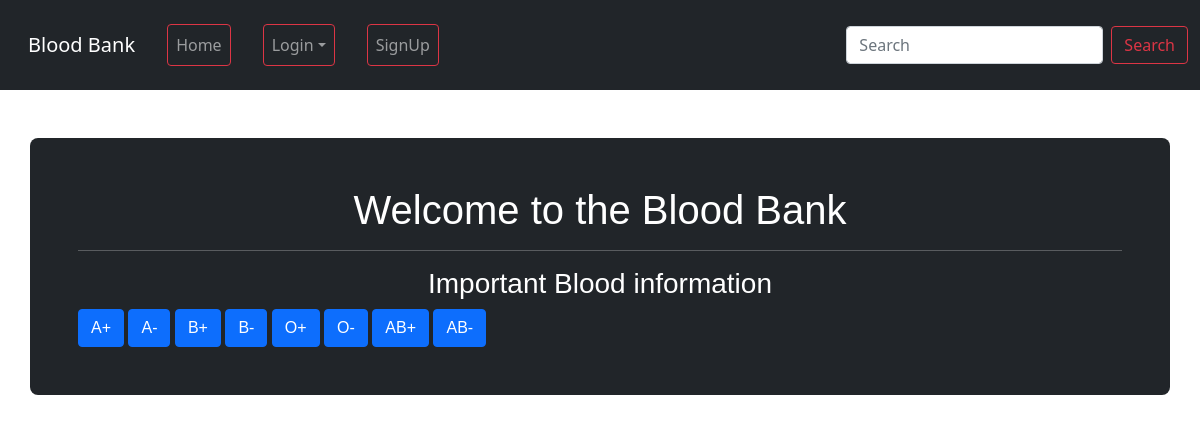
Page /bb/home.php on the committed database.
### tables this page shows
CREATE TABLE `blood` (
  `blood_id` int(10) NOT NULL,
  `bloodgroup` varchar(3) NOT NULL,
  `price` int(5) NOT NULL,
  `info` text DEFAULT NULL
);

### bb/home.php (the view, shortened to what this page needs)
<!doctype html>
<html lang="en">
<head>
  <link href="https://cdn.jsdelivr.net/npm/bootstrap@5.1.1/dist/css/bootstrap.min.css" rel="stylesheet">
  <link rel="stylesheet" href="style.css">
</head>
<body>
  <?php require 'navbar.php' ?>
  <div class="container mt-5 p-5">
    <h1 class="text-center">Welcome to the Blood Bank</h1>
    <hr>
    <h3 class="text-center">Important Blood information</h3>
    <?php
    require 'db.php';
    if (!$conn) {
      die("Sorry we failed to connect: " . mysqli_connect_error());
    } else {
      $sql = "SELECT bloodgroup,info FROM `blood`";
      $result = mysqli_query($conn, $sql);
      while ($row = mysqli_fetch_assoc($result)) {
        if ($row['bloodgroup'] == 'B+') {
          echo '
          <button type="button" class="btn btn-primary" data-bs-toggle="modal" data-bs-target="#exampleModal1">
            ' . $row['bloodgroup'] . '
          </button>
          <div class="modal fade" id="exampleModal1" tabindex="-1" aria-labelledby="exampleModalLabel1" aria-hidden="true">
            <div class="modal-dialog modal-dialog-centered modal-dialog-scrollable">
              <div class="bg-dark modal-content">
                <div class="modal-header">
                  <h5 class="modal-title" id="exampleModalLabel1">Details</h5>
                  <button type="button" class="btn-close" data-bs-dismiss="modal" aria-label="Close"></button>
                </div>
                <div class="modal-body">
                  ' . $row['info'] . '
                </div>
                <div class="modal-footer">
                  <button type="button" class="btn btn-secondary" data-bs-dismiss="modal">Close</button>
                </div>
              </div>
            </div>
          </div>';
        } elseif ($row['bloodgroup'] == 'B-') {
          echo '
          <button type="button" class="btn btn-primary" data-bs-toggle="modal" data-bs-target="#exampleModal2">
            ' . $row['bloodgroup'] . '
          </button>
          <div class="modal fade" id="exampleModal2" tabindex="-1" aria-labelledby="exampleModalLabel2" aria-hidden="true">
            <div class="modal-dialog modal-dialog-centered modal-dialog-scrollable">
              <div class="bg-dark modal-content">
                <div class="modal-header">
                  <h5 class="modal-title" id="exampleModalLabel2">Details</h5>
                  <button type="button" class="btn-close" data-bs-dismiss="modal" aria-label="Close"></button>
                </div>
                <div class="modal-body">
                  ' . $row['info'] . '
                </div>
                <div class="modal-footer">
                  <button type="button" class="btn btn-secondary" data-bs-dismiss="modal">Close</button>
                </div>
              </div>
            </div>
          </div>';
        } elseif ($row['bloodgroup'] == 'A+') {
          echo '
          <button type="button" class="btn btn-primary" data-bs-toggle="modal" data-bs-target="#exampleModal">
            ' . $row['bloodgroup'] . '
          </button>
          <div class="modal fade" id="exampleModal" tabindex="-1" aria-labelledby="exampleModalLabel" aria-hidden="true">
            <div class="modal-dialog modal-dialog-centered modal-dialog-scrollable">
              <div class="bg-dark modal-content">
                <div class="modal-header">
                  <h5 class="modal-title" id="exampleModalLabel">Details</h5>
                  <button type="button" class="btn-close" data-bs-dismiss="modal" aria-label="Close"></button>
                </div>
                <div class="modal-body">
                  ' . $row['info'] . '
                </div>
                <div class="modal-footer">
                  <button type="button" class="btn btn-secondary" data-bs-dismiss="modal">Close</button>
                </div>
              </div>
            </div>
          </div>';
        } elseif ($row['bloodgroup'] == 'A-') {
          echo '
          <button type="button" class="btn btn-primary" data-bs-toggle="modal" data-bs-target="#exampleModal">
            ' . $row['bloodgroup'] . '
          </button>
          <div class="modal fade" id="exampleModal" tabindex="-1" aria-labelledby="exampleModalLabel" aria-hidden="true">
            <div class="modal-dialog modal-dialog-centered modal-dialog-scrollable">
              <div class="bg-dark modal-content">
                <div class="modal-header">
                  <h5 class="modal-title" id="exampleModalLabel">Details</h5>
                  <button type="button" class="btn-close" data-bs-dismiss="modal" aria-label="Close"></button>
                </div>
                <div class="modal-body">
                  ' . $row['info'] . '
                </div>
                <div class="modal-footer">
                  <button type="button" class="btn btn-secondary" data-bs-dismiss="modal">Close</button>
                </div>
              </div>
            </div>
          </div>';
        } elseif ($row['bloodgroup'] == 'AB+') {
          echo '
          <button type="button" class="btn btn-primary" data-bs-toggle="modal" data-bs-target="#exampleModal">
            ' . $row['bloodgroup'] . '
          </button>
          <div class="modal fade" id="exampleModal" tabindex="-1" aria-labelledby="exampleModalLabel" aria-hidden="true">
            <div class="modal-dialog modal-dialog-centered modal-dialog-scrollable">
              <div class="bg-dark modal-content">
                <div class="modal-header">
                  <h5 class="modal-title" id="exampleModalLabel">Details</h5>
                  <button type="button" class="btn-close" data-bs-dismiss="modal" aria-label="Close"></button>
                </div>
                <div class="modal-body">
                  ' . $row['info'] . '
                </div>
                <div class="modal-footer">
                  <button type="button" class="btn btn-secondary" data-bs-dismiss="modal">Close</button>
                </div>
              </div>
            </div>
          </div>';
        } elseif ($row['bloodgroup'] == 'AB-') {
          echo '
          <button type="button" class="btn btn-primary" data-bs-toggle="modal" data-bs-target="#exampleModal">
            ' . $row['bloodgroup'] . '
          </button>
          <div class="modal fade" id="exampleModal" tabindex="-1" aria-labelledby="exampleModalLabel" aria-hidden="true">
            <div class="modal-dialog modal-dialog-centered modal-dialog-scrollable">
              <div class="bg-dark modal-content">
                <div class="modal-header">
                  <h5 class="modal-title" id="exampleModalLabel">Details</h5>
                  <button type="button" class="btn-close" data-bs-dismiss="modal" aria-label="Close"></button>
                </div>
                <div class="modal-body">
                  ' . $row['info'] . '
                </div>
                <div class="modal-footer">
                  <button type="button" class="btn btn-secondary" data-bs-dismiss="modal">Close</button>
                </div>
              </div>
            </div>
          </div>';
        } elseif ($row['bloodgroup'] == 'O+') {
          echo '
          <button type="button" class="btn btn-primary" data-bs-toggle="modal" data-bs-target="#exampleModal">
            ' . $row['bloodgroup'] . '
          </button>
          <div class="modal fade" id="exampleModal" tabindex="-1" aria-labelledby="exampleModalLabel" aria-hidden="true">
            <div class="modal-dialog modal-dialog-centered modal-dialog-scrollable">
              <div class="bg-dark modal-content">
                <div class="modal-header">
                  <h5 class="modal-title" id="exampleModalLabel">Details</h5>
                  <button type="button" class="btn-close" data-bs-dismiss="modal" aria-label="Close"></button>
                </div>
                <div class="modal-body">
                  ' . $row['info'] . '
                </div>
                <div class="modal-footer">
                  <button type="button" class="btn btn-secondary" data-bs-dismiss="modal">Close</button>
                </div>
              </div>
            </div>
          </div>';
        } elseif ($row['bloodgroup'] == 'O-') {
          echo '
          <button type="button" class="btn btn-primary" data-bs-toggle="modal" data-bs-target="#exampleModal">
            ' . $row['bloodgroup'] . '
          </button>
          <div class="modal fade" id="exampleModal" tabindex="-1" aria-labelledby="exampleModalLabel" aria-hidden="true">
            <div class="modal-dialog modal-dialog-centered modal-dialog-scrollable">
              <div class="bg-dark modal-content">
                <div class="modal-header">
                  <h5 class="modal-title" id="exampleModalLabel">Details</h5>
                  <button type="button" class="btn-close" data-bs-dismiss="modal" aria-label="Close"></button>
                </div>
                <div class="modal-body">
                  ' . $row['info'] . '
                </div>
                <div class="modal-footer">
                  <button type="button" class="btn btn-secondary" data-bs-dismiss="modal">Close</button>
                </div>
              </div>
            </div>
          </div>';
        }
      }
    }
    ?>
</body>
</html>

### bb/style.css (style rules this page uses)
.container { background-color: #212529 ; color:white; border-radius: 8px; font-size: 1rem; font-family: 'Encode Sans SC', sans-serif; }

### rows in the picture
blood: bloodgroup "A+"
blood: bloodgroup "A-"
blood: bloodgroup "B+"
blood: bloodgroup "B-"
blood: bloodgroup "O+"
blood: bloodgroup "O-"
blood: bloodgroup "AB+"
blood: bloodgroup "AB-"
